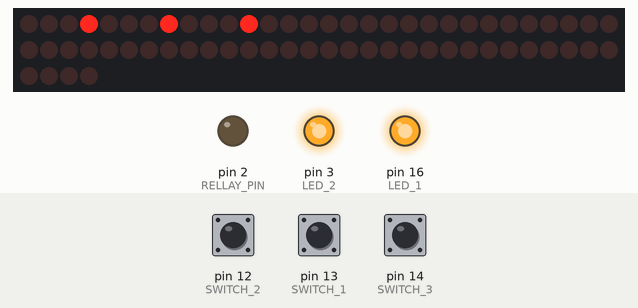
Simulated run of this sketch. Board: Arduino Uno, built with avr-gcc and run on an emulated ATmega328P. Shown: 64 shift-register outputs drawn as a row of LEDs (first output left, lit = HIGH), output pins drawn as LEDs (lit = HIGH). Wiring (inferred from the names in the program): 8 × shift register (74HC595): data pin 5; shift clock pin 4; latch pin 15. Wiring (inferred from the signals the program sends): row of LEDs: on Q0, Q1, Q2, Q3, Q4, Q5, Q6, Q7, Q8, Q9, Q10, Q11, Q12, Q13, Q14, Q15, Q16, Q17, Q18, Q19, Q20, Q21, Q22, Q23, Q24, Q25, Q26, Q27, Q28, Q29, Q30, Q31, Q32, Q33, Q34, Q35, Q36, Q37, Q38, Q39, Q40, Q41, Q42, Q43, Q44, Q45, Q46, Q47, Q48, Q49, Q50, Q51, Q52, Q53, Q54, Q55, Q56, Q57, Q58, Q59, Q60, Q61, Q62, Q63. The test bench sets the inputs (shaded band); at power-on: pin 12 (SWITCH_2) HIGH, pin 13 (SWITCH_1) HIGH, pin 14 (SWITCH_3) HIGH. Pins used as bus, display or sensor lines are not drawn; what the sketch prints to the serial monitor is not drawn.

Above: at 2.5 s.
2.6 s: pin 12 (SWITCH_2) pulled LOW for 0.15 s
At 2.67 s:
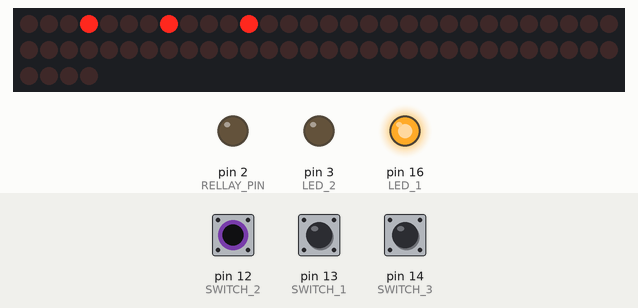
4.3 s: pin 13 (SWITCH_1) pulled LOW for 0.15 s
At 4.37 s:
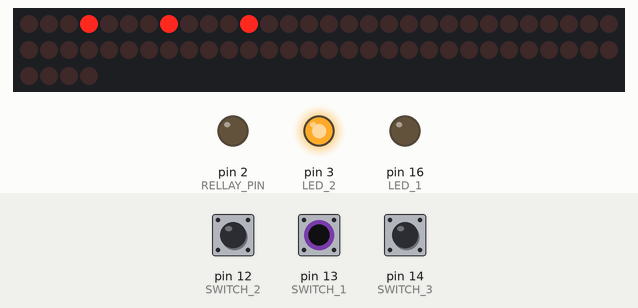
6.0 s: pin 14 (SWITCH_3) pulled LOW for 0.15 s
At 6.6 s:
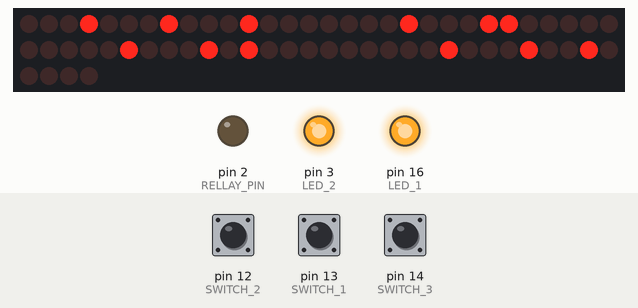
7.6 s: pin 13 (SWITCH_1) pulled LOW for 1 s
At 8.2 s:
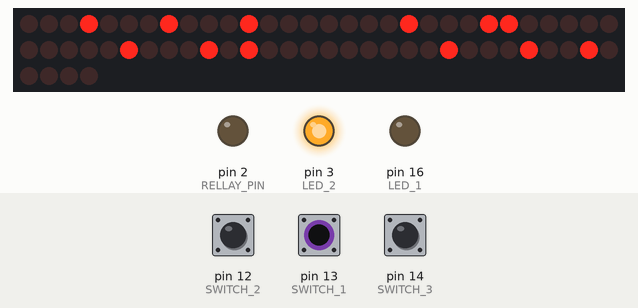
10.1 s: pin 14 (SWITCH_3) pulled LOW for 1 s
At 12.1 s:
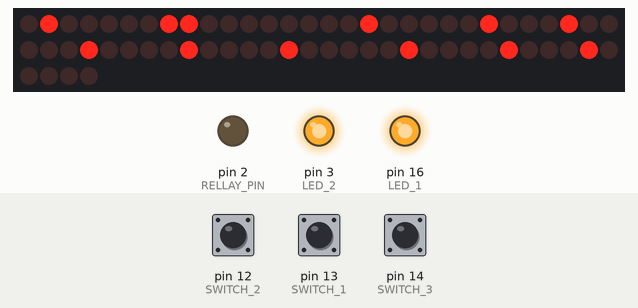
12.6 s: pin 14 (SWITCH_3) pulled LOW for 3.2 s
At 17.0 s:
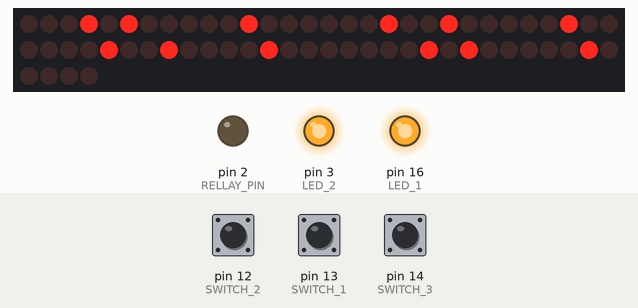
Timing chart, 0 to 18.5 s (numbered marks = the images above; inputs shaded):
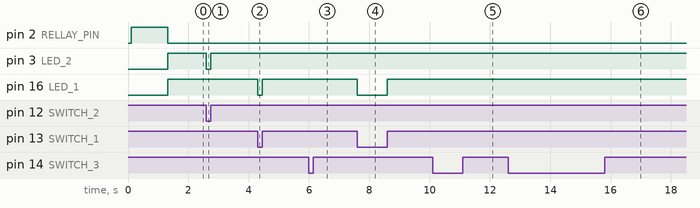

Measured:
- after the input at 2.6 s, pin 3 (LED_2): HIGH → LOW at once, → HIGH 0.15 s later
- after the input at 4.3 s, pin 16 (LED_1): HIGH → LOW at once, → HIGH 0.15 s later
- after the input at 7.6 s, pin 16 (LED_1): HIGH → LOW at once, → HIGH 1.0 s later

The sketch:

sand_painter.ino
```cpp
// (licence header left out)
#include "Arduino.h"
#include "bipolarstepper.h"
#include "delta_robot.h"

#define DATA_PIN 5    // D1
#define CLOCK_PIN 4   // D2
#define LATCH_PIN 0//14  // D5
#define RELLAY_PIN 2  // D4

int SWITCH_1 = 13; // M1
int LED_1 = 16;
int SWITCH_2 = 12;
int LED_2 = 3;
int SWITCH_3 = 14;
int LED_3 = 15;

//Pin connected to latch pin (ST_CP) of 74HC595
const int latchPin = LATCH_PIN;
//Pin connected to clock pin (SH_CP) of 74HC595
const int clockPin = CLOCK_PIN;
////Pin connected to Data in (DS) of 74HC595
const int dataPin = DATA_PIN;

DeltaRobot * dr;

int controlWord = 0;
bool isMovingUp = true;

void setup() {
  Serial.begin(9600);
  delay(100);
  Serial.println("Setup start!");
  //set pins to output so you can control the shift register
  pinMode(latchPin, OUTPUT);
  pinMode(clockPin, OUTPUT);
  pinMode(dataPin, OUTPUT);
  pinMode(RELLAY_PIN, OUTPUT);
  digitalWrite(RELLAY_PIN, HIGH );

  pinMode(LED_1 , OUTPUT);
  pinMode(SWITCH_1, INPUT_PULLUP);
  pinMode(LED_2 , OUTPUT);
  pinMode(SWITCH_2, INPUT_PULLUP);
  pinMode(LED_3 , OUTPUT);
  pinMode(SWITCH_3, INPUT_PULLUP);

  dr = new DeltaRobot(new BiPolStepper(2048, 10.), new BiPolStepper(2048, 10.), new BiPolStepper(2048, 10.));

  initZeroState();
//  controlWord =  0;
  setNewStepperState();
  delay(1000);
//  controlWord =  1;
  setNewStepperState();

  digitalWrite(RELLAY_PIN, LOW );

  Serial.println("Setup finished");
}

void loop() {
  dr->updateRobot();

  if(areStepperChanged()) {
    setNewStepperState();
    clearChangedState();
    updateLimitSwitches();
  }
}

void updateLimitSwitches() {
  bool ls1 = digitalRead(SWITCH_1) == HIGH;
  bool ls2 = digitalRead(SWITCH_2) == HIGH;
  bool ls3 = digitalRead(SWITCH_3) == HIGH;
  digitalWrite(LED_1, ls1?HIGH:LOW);
  digitalWrite(LED_2, ls2?HIGH:LOW);
  digitalWrite(LED_3, ls3?HIGH:LOW);
  dr->updateLimitSwitches(ls1, ls2, ls3);
}

bool areStepperChanged() {
  return dr->s1->isUpdated || dr->s2->isUpdated || dr->s3->isUpdated;
}

void initZeroState() {
  digitalWrite(latchPin, LOW);

  shiftOut(dataPin, clockPin, MSBFIRST, 0);
  shiftOut(dataPin, clockPin, MSBFIRST, 0);

  digitalWrite(latchPin, HIGH);
}

void setNewStepperState() {
  digitalWrite(latchPin, LOW);

  shiftOut(dataPin, clockPin, MSBFIRST, stepperStateToByte(dr->s3));
  shiftOut(dataPin, clockPin, MSBFIRST, stepperStateToByte(dr->s1, dr->s2));

  digitalWrite(latchPin, HIGH);
}

void clearChangedState() {
  dr->s1->clearUpdated();
  dr->s2->clearUpdated();
  dr->s3->clearUpdated();
}

int stepperStateToByte(BiPolStepper * s1) {
  int b = 0;

  for(int i=0; i<4; i++) {
    b |= s1->state[i] << i;
    b |= controlWord << 4;
  }

  return b;
}

int stepperStateToByte(BiPolStepper * s1, BiPolStepper * s2) {
  int b = 0;

  for(int i=0; i<4; i++) {
    b |= s1->state[i] << i;
    b |= s2->state[i] << (i + 4);
  }

  return b;
}
```

bipolarstepper.h
```cpp
// (licence header left out)
const int MIN_STEP_TIME = 3000; // step time in microseconds (2000 is minimum for the 28BYJ-48 stepper I use, but it has not enough power...

enum StepperState {MOVE_TO_HOME, MOVE_FROM_HOME, MOVE_TO_HOME_AGAIN, MOVE_NEXT};

 class BiPolStepper {
  public:
    int state [4] = {LOW, LOW, LOW, LOW};
    bool isUpdated = false;
    long stepTime = MIN_STEP_TIME;

    long position = 0l;

    BiPolStepper(int steps, double ppfr) {
      this->steps = steps;
      this->ppfr = ppfr;

      mcrs = micros();
    }

    void update() {
      switch(this->stepperState) {
        case MOVE_TO_HOME: moveToHome(); break;
        case MOVE_FROM_HOME: moveFromHome(); break;
        case MOVE_TO_HOME_AGAIN: moveToHomeAgain(); break;
        case MOVE_NEXT: moveNext(); break;
      }
    }

    void startHoming() {
      this->stepperState = MOVE_TO_HOME;
      this->stepTime = MIN_STEP_TIME;
    }

    void updateLimitSwitch(bool isReached) {
      if(isReached) {
        switch(this->stepperState) {
          case MOVE_TO_HOME: this->stepperState = MOVE_FROM_HOME; break;
          case MOVE_TO_HOME_AGAIN: homeReached(); break;
          default: break;
        }
      }else {
        switch(this->stepperState) {
          case MOVE_FROM_HOME: this->stepperState = MOVE_TO_HOME_AGAIN; break;
          default: break;
        }
      }
    }

    void homeReached() {
      this->stepperState = MOVE_NEXT;
      this->stepsToMake = 0;
      this->dir = true;
      this->stepTime = MIN_STEP_TIME;
      this->position = 0;
    }

    bool isHoming() {
      return this->stepperState != MOVE_NEXT;
    }

    bool isRunning() {
      return stepsToMake > 0 || isHoming();
    }

    void rotateFull(int rot, bool dir = true) {
      stepsToMake = (long)steps * (long)rot;
      this->dir = dir;
    }

    void setNewPosInMM(double pos) {
      moveInMM(pos - getPosInMM());
    }

    void moveInMM(double mm) {
      stepsToMake = abs((mm * (double)this->steps) / this->ppfr);
      this->dir = (mm>0)?true:false;
    }

    double getPosInMM() {
      return ((double)this->position * this->ppfr) / (double)this->steps;
    }

    void clearUpdated() {
      this->isUpdated = false;
    }

  private:
    StepperState stepperState = MOVE_TO_HOME;

    int cStep = 0;

    int steps;
    double ppfr = 0.; // progress per full round in mm

    long mcrs;

    long stepsToMake = 0;

    bool dir = true;

    void moveToHome() {
      this->dir = false;
      moveNext();
    }

    void moveFromHome() {
      this->dir = true;
      moveNext();
    }

    void moveToHomeAgain() {
      this->dir = false;
      moveNext();
    }

    void moveNext() {
      if(canRotate())
        rotate();
    }

    void rotate() {
      this->isUpdated = true;
      stepsToMake--;
      mcrs = micros();
      calcNextStep();
      updateStep();
    }

    void calcNextStep() {
      if(dir) {
        cStep = (cStep + 1) % 4;
        this->position++;
      }else {
        if(cStep == 0)
          cStep = 4;
        cStep = (cStep - 1) % 4;
        this->position--;
      }
    }

    void updateStep() {
      for(int i=0; i<4; i++)
        state[i] = i == cStep?HIGH:LOW;
    }

    bool canRotate() {
      return (micros() - mcrs >= stepTime) && isRunning();
    }
};
```

delta_robot.h
```cpp
#include <array>

const double R = 91.; // work area radius
const double C = 135.; // arm length
const double D = 24.; // tool radius
const double MAX_R = 58.;

// in mm
struct Pos {
  double x;
  double y;
  double z;
  double a1;
  double a2;
  double a3;
};

enum RobotState {HOMING, PAINTING, CATCH_THE_BALL};

class DeltaRobot {
  public:
    BiPolStepper *s1, *s2, *s3;

    double zOffs = 28.;

    DeltaRobot(BiPolStepper * s1, BiPolStepper * s2, BiPolStepper * s3) {
      Serial.println("Initializing Delta Robot...");
      this->s1 = s1;
      this->s2 = s2;
      this->s3 = s3;

      this->a0 = sqrt(sq(C) - sq(R - D));

      initToolVectors();

      initPoints();
//      initCircle();
      initSpirale();
      Serial.println("Delta Robot Initialized!");
      initiateHoming();
     }

     void initPoints() {
        for(int i=0; i<this->points.size(); i++) {
          this->points[i] = {0., 0., 0., 0., 0., 0.};
        }
     }

     void initCircle() {
        this->stepCount = 42;
        initPos(0, 0., 0., this->zOffs);
        initPos(1, 10., 0., this->zOffs);
        initPos(2, 20., 0., this->zOffs);
        initPos(3, 30., 0., this->zOffs);
        initPos(4, 40., 0., this->zOffs);
        for(int i=5; i<this->stepCount; i++) {
          double rad = (i-5) * 10. * 0.0174532925;
          initPos(i, MAX_R*cos(rad), MAX_R*sin(rad), this->zOffs);
        }
     }

     void initSpirale() {
        this->stepCount = 366;
        initPos(0, 0., 0., this->zOffs);
        initPos(1, 10., 0., this->zOffs);
        initPos(2, 20., 0., this->zOffs);
        initPos(3, 30., 0., this->zOffs);
        initPos(4, 40., 0., this->zOffs);

        for(int j=0; j<10; j++) {
          double r = MAX_R * (1. - 0.1 * j);
          for(int i=0; i<36; i++) {
            double rad = i * 10. * 0.0174532925;
            initPos(5+j*36+i, r*cos(rad), r*sin(rad), this->zOffs);
          }
        }
        initPos(365, 0., 0., this->zOffs);
     }

    void updateRobot() {
      switch(this->state) {
        case HOMING: updateHoming(); break;
        case PAINTING: updatePainting(); break;
        case CATCH_THE_BALL: updateCatchTheBall(); break;
      }
    }

    void updateLimitSwitches(bool ls1, bool ls2, bool ls3) {
      this->s1->updateLimitSwitch(ls1);
      this->s2->updateLimitSwitch(ls2);
      this->s3->updateLimitSwitch(ls3);
    }

    void initiateHoming() {
      this->s1->startHoming();
      this->s2->startHoming();
      this->s3->startHoming();
      this->state = HOMING;
    }

  private:
    RobotState state = HOMING;
    double a0;
    double dx1, dy1, dx2, dy2, dx3, dy3;
    int stepCount = 0;
    std::array<Pos, 500> points;
    int currStep = 0;

    double csq = sq(C);

    double px1 = 0.;
    double py1 = -R;
    double px2 = sqrt(3./4.*sq(R));
    double py2 = R/2.;
    double px3 = -px2;
    double py3 = py2;

    void initToolVectors() {
      dx1 = 0;
      dy1 = -D;

      dx2 = sqrt(3.*sq(D)/4.);
      dy2 = D/2.;

      dx3 = -dx2;
      dy3 = dy2;
    }

    void startHoming() {
      this->state = HOMING;
      this->s1->startHoming();
      this->s2->startHoming();
      this->s3->startHoming();
    }

    void updateHoming() {
      this->s1->update();
      this->s2->update();
      this->s3->update();

      if(!(this->s1->isHoming() || this->s2->isHoming() || this->s3->isHoming())) {
        this->state = CATCH_THE_BALL;
        this->currStep = 0;
      }
    }

    void updateCatchTheBall() {
      this->state = PAINTING;
    }

    void updatePainting() {
      if(s1->isRunning())
        s1->update();
      if(s2->isRunning())
        s2->update();
      if(s3->isRunning())
        s3->update();

      if(!(s1->isRunning() || s2->isRunning() || s3->isRunning())) {
        setNextStep();
      }
    }

    void setNextStep() {
      this->currStep++;
      if(this->currStep >= this->stepCount) {
        initiateHoming();
        return;
      }
//      this->currStep = (this->currStep + 1) % this->stepCount;

      Pos p = this->points[this->currStep];

      double ds1 = abs(p.a1 - s1->getPosInMM());
      double ds2 = abs(p.a2 - s2->getPosInMM());
      double ds3 = abs(p.a3 - s3->getPosInMM());
      double maxds = (ds1 > ds2)?(ds1 > ds3?ds1:ds3):(ds2 > ds3?ds2:ds3);

      maxds *= 3000.;
      long st1 = isCloseToZero(ds1)?1000:round(maxds / ds1);
      long st2 = isCloseToZero(ds2)?1000:round(maxds / ds2);
      long st3 = isCloseToZero(ds3)?1000:round(maxds / ds3);

      long maxTime = 10000l;
      if(st1 > maxTime)
        st1 = maxTime;
      if(st2 > maxTime)
        st2 = maxTime;
      if(st3 > maxTime)
        st3 = maxTime;

      /*
      sprintf(str, "ds1: %f   st1: %d\nds2: %f   st2: %d\nds3: %f   st3: %d\n", ds1, st1, ds2, st2, ds3, st3);
      Serial.print(str);
      delay(100);
      */

      s1->setNewPosInMM(p.a1);
      s1->stepTime = st1;
      s2->setNewPosInMM(p.a2);
      s2->stepTime = st2;
      s3->setNewPosInMM(p.a3);
      s3->stepTime = st3;
    }

    bool isCloseToZero(double v) {
      return abs(v) < 0.01;
    }

    void initPos(int pos, double x, double y, double z) {
      /*
      Serial.print("Setting point: ");
      char str [100];
      sprintf(str, "%d:  %f, %f, %f \n", pt, p.x, p.y, p.z);
      Serial.print(str);
      delay(100);
*/
      double x1 = x + dx1;
      double y1 = y + dy1;
      double x2 = x + dx2;
      double y2 = y + dy2;
      double x3 = x + dx3;
      double y3 = y + dy3;

      double b1 = sq(px1 - x1) + sq(py1 - y1);
      double b2 = sq(px2 - x2) + sq(py2 - y2);
      double b3 = sq(px3 - x3) + sq(py3 - y3);

/*
      sprintf(str, "b1: %f \nb2: %f \nb3: %f \n", b1, b2, b3);
      Serial.print(str);
      delay(100);
*/

      double a1 = z + this->a0 - sqrt(csq - b1);
      double a2 = z + this->a0 - sqrt(csq - b2);
      double a3 = z + this->a0 - sqrt(csq - b3);

/*
      sprintf(str, "a1: %f \na2: %f \na3: %f \n", a1, a2, a3);
      Serial.print(str);
      delay(100);
*/

      this->points[pos].x = x;
      this->points[pos].y = y;
      this->points[pos].z = z;
      this->points[pos].a1 = a1;
      this->points[pos].a2 = a2;
      this->points[pos].a3 = a3;
    }
};
```
